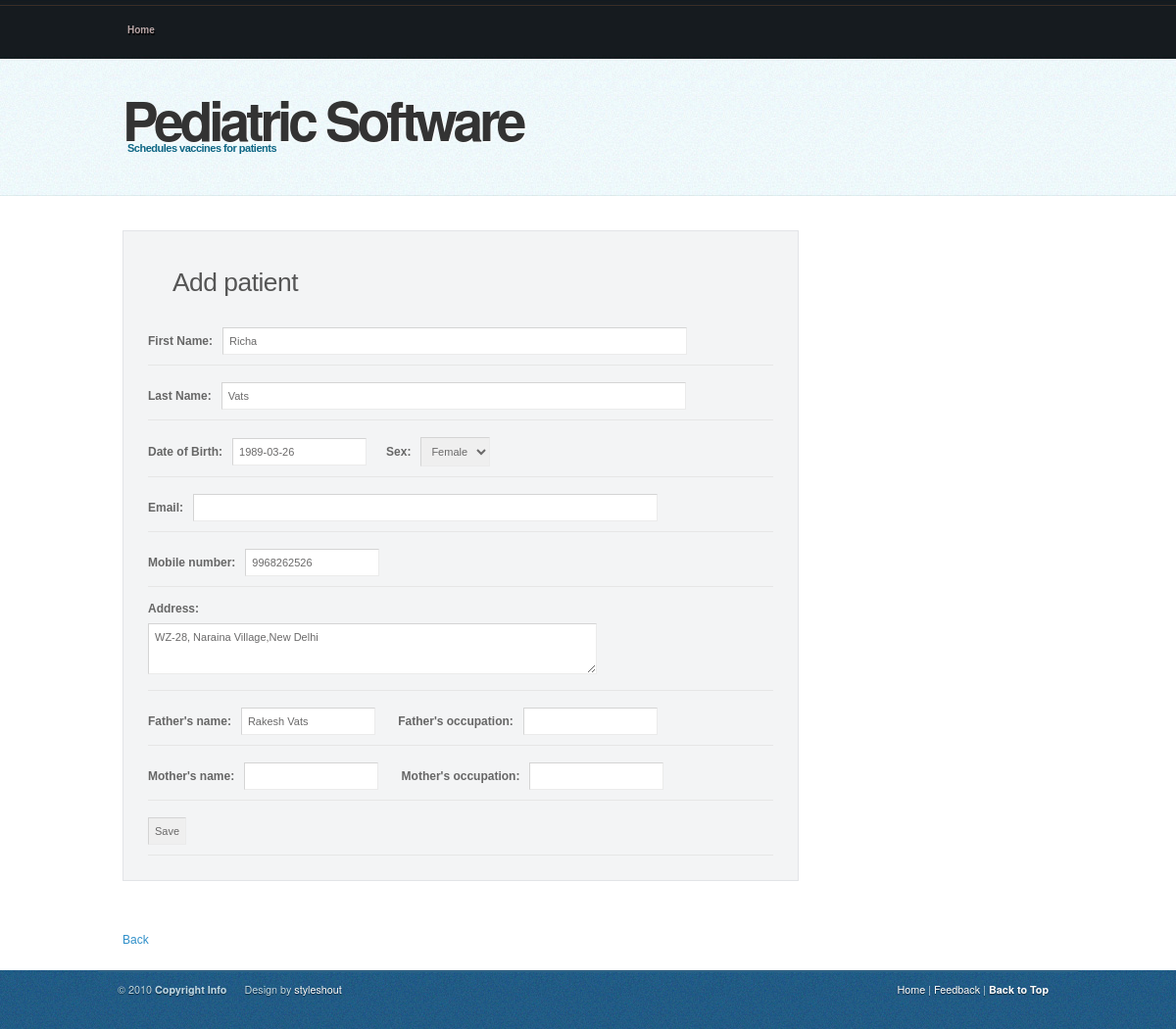
The page /editpatient.php?id=19 on the database its author committed.
### tables this page shows
CREATE TABLE IF NOT EXISTS `patients` (
  `id` int(11) NOT NULL AUTO_INCREMENT,
  `id_dob` varchar(6) NOT NULL,
  `name` varchar(25) NOT NULL,
  `first_name` varchar(25) NOT NULL,
  `middle_name` varchar(25) DEFAULT NULL,
  `last_name` varchar(25) NOT NULL,
  `father_name` varchar(25) DEFAULT NULL,
  `father_occ` varchar(25) DEFAULT NULL,
  `mother_name` varchar(25) DEFAULT NULL,
  `mother_occ` varchar(25) DEFAULT NULL,
  `address` varchar(100) DEFAULT NULL,
  `sibling` int(11) NOT NULL DEFAULT '0',
  `pin` varchar(6) DEFAULT NULL,
  `res_phone` varchar(10) DEFAULT NULL,
  `office_phone` varchar(10) DEFAULT NULL,
  `dob` date NOT NULL,
  `email` varchar(100) DEFAULT NULL,
  `phone` varchar(15) DEFAULT NULL,
  `sex` enum('M','F') NOT NULL DEFAULT 'M',
  `born_at` varchar(25) DEFAULT NULL,
  `mode_of_delivery` enum('Normal','Caesarean','Forceps','Vacuum') DEFAULT 'Normal',
  `birth_weight` varchar(10) DEFAULT NULL,
  `comp_preg` varchar(25) DEFAULT 'No',
  `comp_deli` varchar(25) DEFAULT 'No',
  `cry_birth` varchar(25) DEFAULT 'Yes',
  `admit_hospital` varchar(25) DEFAULT 'No',
  `injury_child` varchar(25) DEFAULT 'No',
  `prev_surgery` varchar(25) DEFAULT 'No',
  `allergy_child` varchar(25) DEFAULT 'No',
  `other_info` varchar(25) DEFAULT 'No',
  `diabetes` varchar(25) DEFAULT 'No',
  `asthma` varchar(25) DEFAULT 'No',
  `cardiac` varchar(25) DEFAULT 'No',
  `hypertension` varchar(25) DEFAULT 'No',
  `tuberculosis` varchar(25) DEFAULT 'No',
  `other_fam_history` varchar(25) DEFAULT 'No',
  `breast_feed_month` varchar(10) DEFAULT NULL,
  `solid_month` varchar(10) DEFAULT NULL,
  PRIMARY KEY (`id`)
);

### editpatient.php (the view, shortened to what this page needs)
<?php include('header.php');
if(isset($_GET['id']))
{
	$patient = mysqli_fetch_assoc(mysqli_query($link, "SELECT * FROM patients WHERE id={$_GET['id']}"));
?>
<form action="" method="post" enctype="multipart/form-data" style="width:auto">
	<h3>Add patient</h3>
	<p>
	<label for="name">First Name:&nbsp;&nbsp;</label>
	<input type="text" name="first_name" id="name" <?php echo "value=\"{$patient['first_name']}\""; ?>/>
	</p>
	<p>
	<label for="name">Last Name:&nbsp;&nbsp;</label>
	<input type="text" name="last_name" id="name" <?php echo "value=\"{$patient['last_name']}\""; ?> />
	</p>
	<p>
	<label for="dob">Date of Birth:&nbsp;&nbsp;</label>
	<input type="text" name="dob" id="dob" <?php echo "value=\"{$patient['dob']}\""; ?> />&nbsp;&nbsp;&nbsp;&nbsp;&nbsp;
	<label class="grey" for="sex">Sex:&nbsp;&nbsp;</label>
	<select name="sex" style="margin-right:60px;">
	<option value='F' <?php if($patient['sex']=='F') echo "selected";?>>Female</option>
	</select>
	</p>
	<p>
	<label for="email">Email:&nbsp;&nbsp;</label>
	<input type="text" name="email" id="email" <?php echo "value=\"{$patient['email']}\""; ?> />
	</p>
	<p>
	<label for="phone">Mobile number:&nbsp;&nbsp;</label>
	<input type="text" name="phone" id="phone" <?php echo "value=\"{$patient['phone']}\""; ?> />
	</p>
	<p>
	<label for="address">Address:&nbsp;&nbsp;</label><br />
	<textarea name="address" id="address" rows=3 cols=70><?php echo $patient['address']; ?></textarea>
	</p>
	<p>
	<label for="father_name">Father's name:&nbsp;&nbsp;</label>
	<input type="text" name="father_name" id="father_name" <?php echo "value=\"{$patient['father_name']}\""; ?> />
	<label for="father_occ">Father's occupation:&nbsp;&nbsp;</label>
	<input type="text" name="father_occ" id="father_occ" <?php echo "value=\"{$patient['father_occ']}\""; ?> />
	</p>
	<p>
	<label for="mother_name">Mother's name:&nbsp;&nbsp;</label>
	<input type="text" name="mother_name" id="mother_name" <?php echo "value=\"{$patient['mother_name']}\""; ?> />
	<label for="mother_occ">Mother's occupation:&nbsp;&nbsp;</label>
	<input type="text" name="mother_occ" id="mother_occ" <?php echo "value=\"{$patient['mother_occ']}\""; ?> />
	</p>
	<p>
	<input type="submit" name="submit" value="Save"/>
	</p>
</form>
<?php
}
else
{
	echo "<h3>You cannot access this page directly!</h3>";
}
include('footer.php'); ?>

### css/coolblue.css (style rules this page uses)
body { font: 12px/170% 'Lucida Grande', 'Lucida Sans Unicode', Geneva, Verdana, Sans-Serif; color: #777; margin: 0; padding: 0; background: url(../images/bg.jpg); }
h1, h2, h3, h4 { font: bold 1em/1.5em 'Lucida Grande', 'Lucida Sans Unicode', Geneva, Verdana, Sans-Serif; color: #555; margin: 8px 25px; }
h3 { font-size: 2.2em; font-weight: normal; letter-spacing: -0.5px; padding-top: 15px; }
p, dl { margin: 10px 25px; }
form { margin: 10px 25px 10px 25px; padding: 10px 25px 25px 25px; background: #F3F4F5; border: 1px solid #E2E4E7; width: 477px; }
form p { border-bottom: 1px solid #E6E6E6; padding: 12px 0 5px 0; margin: 0; color: #2C76A6; }
label { font-weight: bold; color: #666666; }
input, select, textarea { margin: 5px 0; padding: 7px 6px; color: #6A6969; border-width: 1px; border-style: solid; border-color: #D4D4D4 #EBEBEB #EBEBEB #D4D4D4; font: 11px 'Lucida Grande', Verdana, Helvetica, sans-serif; }
#name, #email, #message, #website { width: 460px; }

### rows shown on the page
patients: first_name "Richa", last_name "Vats", dob "1989-03-26", sex "Female", phone "9968262526", address "WZ-28, Naraina Village,New Delhi", father_name "Rakesh Vats"
